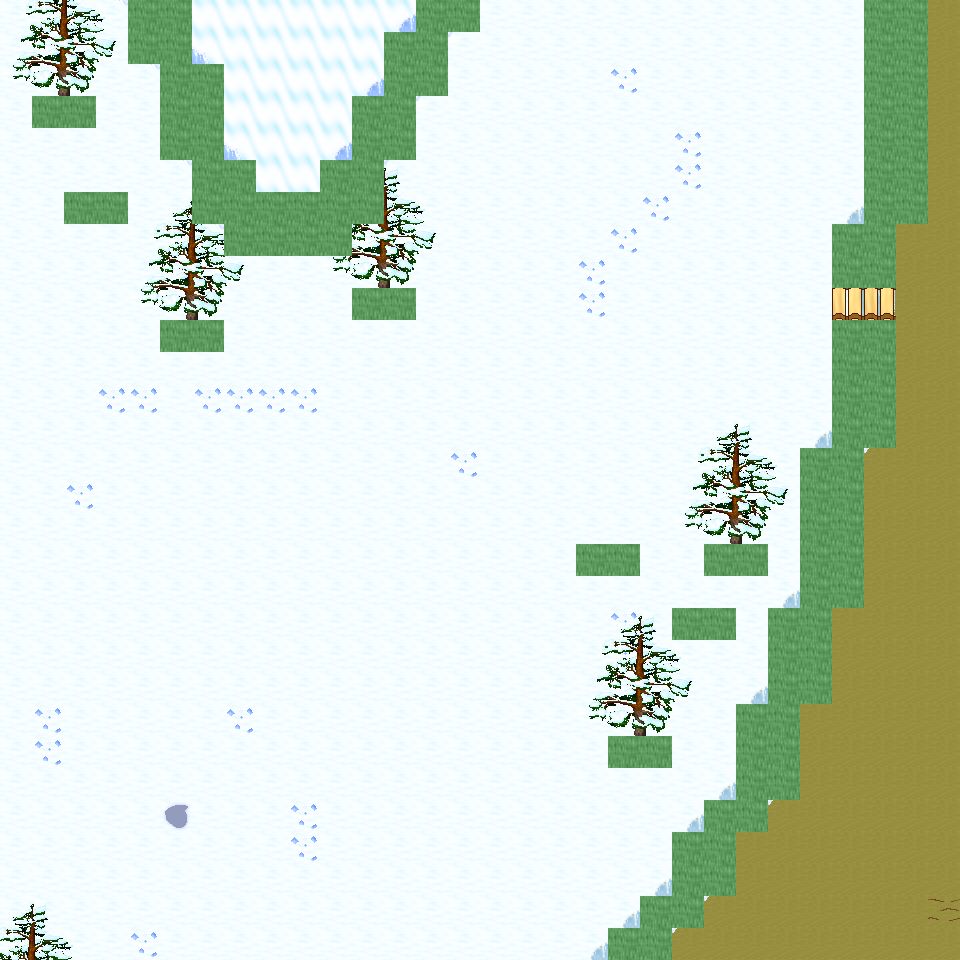

This is a level from a 2D game, rendered from its Tiled map with the project's own tilesets. A one-line summary and the map file follow, with tile-layer data summarised:
An orthogonal 30x30 tile map with 32x32 px tiles, 6 tile layers (Ground, Object, Object2, Above, ...), 47 tilesets and 8 objects (8x mapExit).

<map version="1.0" orientation="orthogonal" renderorder="right-down" width="30" height="30" tilewidth="32" tileheight="32" nextobjectid="9">
  <tileset firstgid="1" name="tileset_ground_ground" tilewidth="32" tileheight="32" tilecount="33" columns="3">
    <image source="../drawable/tileset_ground_ground.png" width="96" height="352" />
  </tileset>
  <tileset firstgid="34" name="tileset_ground_ice_ice" tilewidth="32" tileheight="32" tilecount="3" columns="3">
    <image source="../drawable/tileset_ground_ice_ice.png" width="96" height="32" />
  </tileset>
  <tileset firstgid="37" name="tileset_ground_earth_edges" tilewidth="32" tileheight="32" tilecount="18" columns="6">
    <image source="../drawable/tileset_ground_earth_edges.png" width="192" height="96" />
  </tileset>
  <tileset firstgid="55" name="tileset_ground_rock_pebbles" tilewidth="32" tileheight="32" tilecount="3" columns="1">
    <image source="../drawable/tileset_ground_rock_pebbles.png" width="32" height="96" />
  </tileset>
  <tileset firstgid="58" name="tileset_item_corpse_huge_animal" tilewidth="32" tileheight="32" tilecount="16" columns="2">
    <image source="../drawable/tileset_item_corpse_huge_animal.png" width="64" height="256" />
  </tileset>
  <tileset firstgid="74" name="tileset_plant_flower_daisy_white" tilewidth="32" tileheight="32" tilecount="8" columns="2">
    <image source="../drawable/tileset_plant_flower_daisy_white.png" width="64" height="128" />
  </tileset>
  <tileset firstgid="82" name="tileset_ground_ridge_earth_dark" tilewidth="32" tileheight="32" tilecount="96" columns="12">
    <image source="../drawable/tileset_ground_ridge_earth_dark.png" width="384" height="256" />
  </tileset>
  <tileset firstgid="178" name="tileset_ground_grass_edges" tilewidth="32" tileheight="32" tilecount="36" columns="12">
    <image source="../drawable/tileset_ground_grass_edges.png" width="384" height="96" />
  </tileset>
  <tileset firstgid="214" name="tileset_ground_ridge_ice_2" tilewidth="32" tileheight="32" tilecount="42" columns="7">
    <image source="../drawable/tileset_ground_ridge_ice_2.png" width="224" height="192" />
  </tileset>
  <tileset firstgid="256" name="tileset_ground_ice_glacier" tilewidth="32" tileheight="32" tilecount="1" columns="1">
    <image source="../drawable/tileset_ground_ice_glacier.png" width="32" height="32" />
  </tileset>
  <tileset firstgid="257" name="tileset_ground_ice_edges" tilewidth="32" tileheight="32" tilecount="9" columns="3">
    <image source="../drawable/tileset_ground_ice_edges.png" width="96" height="96" />
  </tileset>
  <tileset firstgid="266" name="tileset_plant_bush_large_brown" tilewidth="32" tileheight="32" tilecount="9" columns="3">
    <image source="../drawable/tileset_plant_bush_large_brown.png" width="96" height="96" />
  </tileset>
  <tileset firstgid="275" name="tileset_ground_ridge_ice" tilewidth="32" tileheight="32" tilecount="42" columns="7">
    <image source="../drawable/tileset_ground_ridge_ice.png" width="224" height="192" />
  </tileset>
  <tileset firstgid="317" name="tileset_plant_bush_various_small" tilewidth="32" tileheight="32" tilecount="9" columns="3">
    <image source="../drawable/tileset_plant_bush_various_small.png" width="96" height="96" />
  </tileset>
  <tileset firstgid="326" name="tileset_ground_rock_rocks_2" tilewidth="32" tileheight="32" tilecount="4" columns="2">
    <image source="../drawable/tileset_ground_rock_rocks_2.png" width="64" height="64" />
  </tileset>
  <tileset firstgid="330" name="tileset_building_decoration_blue_circle" tilewidth="32" tileheight="32" tilecount="4" columns="2">
    <image source="../drawable/tileset_building_decoration_blue_circle.png" width="64" height="64" />
  </tileset>
  <tileset firstgid="334" name="tileset_item_statue_cross" tilewidth="32" tileheight="32" tilecount="1" columns="1">
    <image source="../drawable/tileset_item_statue_cross.png" width="32" height="32" />
  </tileset>
  <tileset firstgid="335" name="tileset_ground_rock_green_crystal" tilewidth="32" tileheight="32" tilecount="9" columns="3">
    <image source="../drawable/tileset_ground_rock_green_crystal.png" width="96" height="96" />
  </tileset>
  <tileset firstgid="344" name="tileset_furniture_light_iron_lamp" tilewidth="32" tileheight="32" tilecount="3" columns="1">
    <image source="../drawable/tileset_furniture_light_iron_lamp.png" width="32" height="96" />
  </tileset>
  <tileset firstgid="347" name="tileset_item_statue_metal_and_stone" tilewidth="32" tileheight="32" tilecount="6" columns="3">
    <image source="../drawable/tileset_item_statue_metal_and_stone.png" width="96" height="64" />
  </tileset>
  <tileset firstgid="353" name="tileset_ground_ladder_horizontal_pale" tilewidth="32" tileheight="32" tilecount="3" columns="1">
    <image source="../drawable/tileset_ground_ladder_horizontal_pale.png" width="32" height="96" />
  </tileset>
  <tileset firstgid="356" name="tileset_plant_bush_bushes" tilewidth="32" tileheight="32" tilecount="10" columns="5">
    <image source="../drawable/tileset_plant_bush_bushes.png" width="160" height="64" />
  </tileset>
  <tileset firstgid="366" name="tileset_item_blood_floor_stain" tilewidth="32" tileheight="32" tilecount="1" columns="1">
    <image source="../drawable/tileset_item_blood_floor_stain.png" width="32" height="32" />
  </tileset>
  <tileset firstgid="367" name="tileset_item_corpse_skull_dark" tilewidth="32" tileheight="32" tilecount="2" columns="2">
    <image source="../drawable/tileset_item_corpse_skull_dark.png" width="64" height="32" />
  </tileset>
  <tileset firstgid="369" name="tileset_furniture_light_flames" tilewidth="32" tileheight="32" tilecount="6" columns="6">
    <image source="../drawable/tileset_furniture_light_flames.png" width="192" height="32" />
  </tileset>
  <tileset firstgid="375" name="tileset_logic_creature_human" tilewidth="32" tileheight="32" tilecount="5" columns="5">
    <image source="../drawable/tileset_logic_creature_human.png" width="160" height="32" />
  </tileset>
  <tileset firstgid="380" name="tileset_logic_creature_elemental" tilewidth="32" tileheight="32" tilecount="16" columns="8">
    <image source="../drawable/tileset_logic_creature_elemental.png" width="256" height="64" />
  </tileset>
  <tileset firstgid="396" name="tileset_logic_collision" tilewidth="32" tileheight="32" tilecount="1" columns="1">
    <image source="../drawable/tileset_logic_collision.png" width="32" height="32" />
  </tileset>
  <tileset firstgid="397" name="tileset_logic_creature_giant_human" tilewidth="32" tileheight="32" tilecount="16" columns="8">
    <image source="../drawable/tileset_logic_creature_giant_human.png" width="256" height="64" />
  </tileset>
  <tileset firstgid="413" name="tileset_plant_tree_taller_trees" tilewidth="32" tileheight="32" tilecount="32" columns="8">
    <image source="../drawable/tileset_plant_tree_taller_trees.png" width="256" height="128" />
  </tileset>
  <tileset firstgid="445" name="tileset_plant_tree_spruce" tilewidth="32" tileheight="32" tilecount="6" columns="2">
    <image source="../drawable/tileset_plant_tree_spruce.png" width="64" height="96" />
  </tileset>
  <tileset firstgid="451" name="tileset_plant_bush_bush_mult_colored" tilewidth="32" tileheight="32" tilecount="6" columns="3">
    <image source="../drawable/tileset_plant_bush_bush_mult_colored.png" width="96" height="64" />
  </tileset>
  <tileset firstgid="457" name="tileset_ground_ice_icehole" tilewidth="32" tileheight="32" tilecount="1" columns="1">
    <image source="../drawable/tileset_ground_ice_icehole.png" width="32" height="32" />
  </tileset>
  <tileset firstgid="458" name="tileset_logic_portal" tilewidth="32" tileheight="32" tilecount="24" columns="8">
    <image source="../drawable/tileset_logic_portal.png" width="256" height="96" />
  </tileset>
  <tileset firstgid="482" name="tileset_building_wall_int_clay" tilewidth="32" tileheight="32" tilecount="100" columns="10">
    <image source="../drawable/tileset_building_wall_int_clay.png" width="320" height="320" />
  </tileset>
  <tileset firstgid="582" name="tileset_plant_tree_pine_tree" tilewidth="32" tileheight="32" tilecount="20" columns="4">
    <image source="../drawable/tileset_plant_tree_pine_tree.png" width="128" height="160" />
  </tileset>
  <tileset firstgid="602" name="tileset_plant_tree_pine_tree_1" tilewidth="32" tileheight="32" tilecount="20" columns="4">
    <image source="../drawable/tileset_plant_tree_pine_tree_1.png" width="128" height="160" />
  </tileset>
  <tileset firstgid="622" name="tileset_plant_stump_hollow_logs" tilewidth="32" tileheight="32" tilecount="6" columns="3">
    <image source="../drawable/tileset_plant_stump_hollow_logs.png" width="96" height="64" />
  </tileset>
  <tileset firstgid="628" name="tileset_plant_stump_small_stump" tilewidth="32" tileheight="32" tilecount="4" columns="2">
    <image source="../drawable/tileset_plant_stump_small_stump.png" width="64" height="64" />
  </tileset>
  <tileset firstgid="632" name="tileset_plant_stump_stump_snow1" tilewidth="32" tileheight="32" tilecount="2" columns="2">
    <image source="../drawable/tileset_plant_stump_stump_snow1.png" width="64" height="32" />
  </tileset>
  <tileset firstgid="634" name="tileset_plant_stump_stump_snow" tilewidth="32" tileheight="32" tilecount="2" columns="2">
    <image source="../drawable/tileset_plant_stump_stump_snow.png" width="64" height="32" />
  </tileset>
  <tileset firstgid="636" name="tileset_building_decoration_rocks" tilewidth="32" tileheight="32" tilecount="6" columns="3">
    <image source="../drawable/tileset_building_decoration_rocks.png" width="96" height="64" />
  </tileset>
  <tileset firstgid="642" name="tileset_ground_rock_rocks" tilewidth="32" tileheight="32" tilecount="4" columns="2">
    <image source="../drawable/tileset_ground_rock_rocks.png" width="64" height="64" />
  </tileset>
  <tileset firstgid="646" name="tileset_plant_tree_snow_on_pine" tilewidth="32" tileheight="32" tilecount="20" columns="4">
    <image source="../drawable/tileset_plant_tree_snow_on_pine.png" width="128" height="160" />
  </tileset>
  <tileset firstgid="666" name="tileset_light_dim_light_5x5" tilewidth="32" tileheight="32" tilecount="25" columns="5">
    <image source="../drawable/tileset_light_dim_light_5x5.png" width="160" height="160" />
  </tileset>
  <tileset firstgid="691" name="tileset_logic_creature_fowl" tilewidth="32" tileheight="32" tilecount="6" columns="6">
    <image source="../drawable/tileset_logic_creature_fowl.png" width="192" height="32" />
  </tileset>
  <tileset firstgid="697" name="tileset_logic_creature_animal" tilewidth="32" tileheight="32" tilecount="32" columns="8">
    <image source="../drawable/tileset_logic_creature_animal.png" width="256" height="128" />
  </tileset>
  <layer name="Ground" width="30" height="30">
    <data>[900 cells, 900 non-empty, 4 distinct tile ids]</data>
  </layer>
  <layer name="Object" width="30" height="30">
    <data>[900 cells, 160 non-empty, 30 distinct tile ids]</data>
  </layer>
  <layer name="Object2" width="30" height="30">
    <data>[900 cells, 6 non-empty, 3 distinct tile ids]</data>
  </layer>
  <layer name="Above" width="30" height="30">
    <data>[900 cells, 87 non-empty, 17 distinct tile ids]</data>
  </layer>
  <layer name="Above2" width="30" height="30">
    <data>[900 cells, 0 non-empty, 0 distinct tile ids]</data>
  </layer>
  <layer name="Walkable" width="30" height="30">
    <data>[900 cells, 108 non-empty, 1 distinct tile ids]</data>
  </layer>
  <objectgroup name="MapEvents">
    <object id="1" name="north" type="mapExit" x="0" y="0" width="128" height="32">
      <properties>
        <property name="map" value="level_0_x70_y26" />
        <property name="x" value="0" />
        <property name="y" value="28" />
      </properties>
    </object>
    <object id="2" name="north2" type="mapExit" x="192" y="0" width="224" height="32">
      <properties>
        <property name="map" value="level_0_x70_y26" />
        <property name="x" value="6" />
        <property name="y" value="28" />
      </properties>
    </object>
    <object id="3" name="north3" type="mapExit" x="480" y="0" width="384" height="32">
      <properties>
        <property name="map" value="level_0_x70_y26" />
        <property name="x" value="15" />
        <property name="y" value="28" />
      </properties>
    </object>
    <object id="4" name="north4" type="mapExit" x="928" y="0" width="32" height="32">
      <properties>
        <property name="map" value="level_0_x70_y26" />
        <property name="x" value="29" />
        <property name="y" value="28" />
      </properties>
    </object>
    <object id="5" name="south" type="mapExit" x="0" y="928" width="608" height="32">
      <properties>
        <property name="map" value="level_0_x70_y28" />
        <property name="x" value="0" />
        <property name="y" value="1" />
      </properties>
    </object>
    <object id="6" name="south2" type="mapExit" x="672" y="928" width="288" height="32">
      <properties>
        <property name="map" value="level_0_x70_y28" />
        <property name="x" value="21" />
        <property name="y" value="1" />
      </properties>
    </object>
    <object id="7" name="west" type="mapExit" x="0" y="0" width="32" height="960">
      <properties>
        <property name="map" value="level_0_x69_y27" />
        <property name="x" value="28" />
        <property name="y" value="0" />
      </properties>
    </object>
    <object id="8" name="east" type="mapExit" x="928" y="0" width="32" height="960">
      <properties>
        <property name="map" value="level_0_x71_y27" />
        <property name="x" value="1" />
        <property name="y" value="0" />
      </properties>
    </object>
  </objectgroup>
</map>
